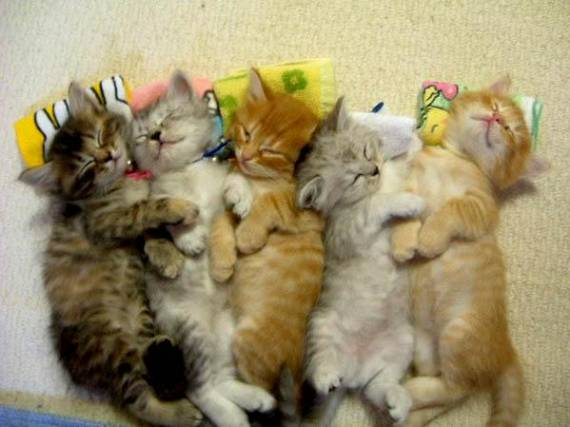
#> input picture 5th_lesson/pil_example/cats.jpg, 570 x 427 px
$ python -i class_task.py   (imports and definitions only)
#> lines starting #> are read from the running program, lines starting #| are printed output that depends on the picture
# -*- coding: utf-8 -*-
__author__ = 'vladimir.pekarsky'

import Image
import ImageEnhance
import os


def image_manipulate(image_url):
#> called with image_url = 'cats.jpg'
    file_path, file_name = os.path.split(image_url)
    rotated_file_name = 'rotated_' + file_name
    resized_file_name = 'resized_' + file_name
    contrasted_file_name = 'contrasted' + file_name
    rotated_file_path = os.path.join(file_path, rotated_file_name)
    resized_file_path = os.path.join(file_path, resized_file_name)
    contrasted_file_path = os.path.join(file_path, contrasted_file_name)

    try:
        image = Image.open(image_url)
#> image is the input picture: PIL image 570x427 RGB; mean R, G, B 156.9, 144.6, 109.4
        print('Image type: {}'.format(image.format))
#| Image type: JPEG
        enh = ImageEnhance.Contrast(image)
        contrasted_image = enh.enhance(1.5)
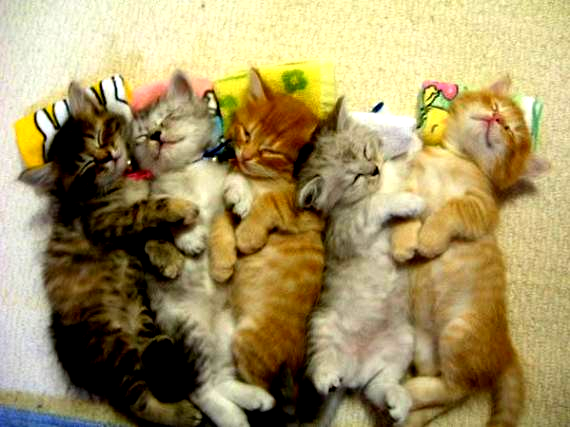
#> contrasted_image: PIL image 570x427 RGB; mean R, G, B 163.8, 147.2, 99.4

        image_size = image.size
#> image_size = (570, 427)
        doubled_size = double_size(image_size)
#> doubled_size = (1140, 854)
        resized_image = image.resize(doubled_size)
        rotated_image = image.rotate(45)
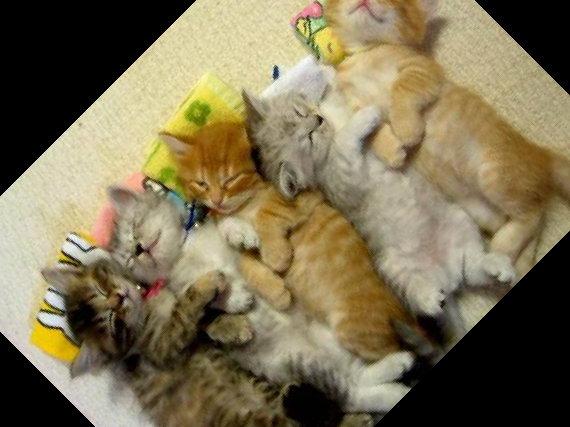
#> rotated_image: PIL image 570x427 RGB; mean R, G, B 125, 113.9, 83.9

        rotated_image.save(rotated_file_path, image.format)
        resized_image.save(resized_file_path, image.format)
        contrasted_image.save(contrasted_file_path, image.format)
    except IOError as e:
        print('Can\'t manipulate with image: {}'.format(e))


def double_size(origin_sizes):
    size_list = list(origin_sizes)
    for index, size in enumerate(size_list):
        size_list[index] = size * 2

    return tuple(size_list)

>>> result = image_manipulate('cats.jpg')
